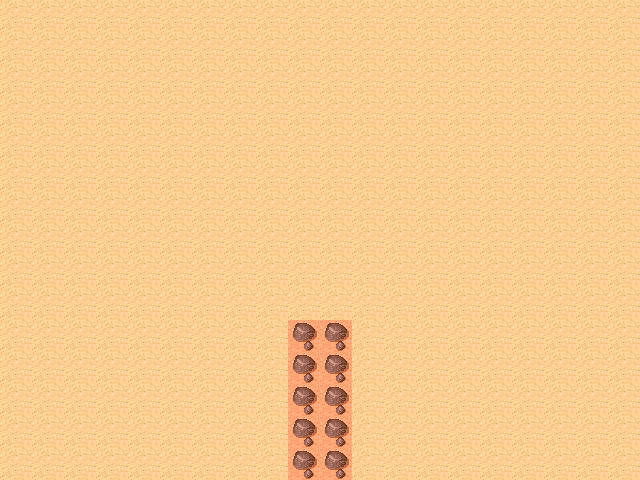

Tiled map render using the project's own tile images. Description and the map definition, with tile-layer contents summarised, below:
An orthogonal 20x15 tile map with 32x32 px tiles, 2 tile layers (Background, Obstacles), 2 tilesets and 8 objects (6x item, player, enemy).

<map version="1.0" orientation="orthogonal" width="20" height="15" tilewidth="32" tileheight="32">
 <tileset firstgid="1" name="tmw_desert_spacing" tilewidth="32" tileheight="32" spacing="1" margin="1">
  <image source="tmw_desert_spacing.png" width="265" height="199" />
 </tileset>
 <tileset firstgid="49" name="meta_tiles" tilewidth="32" tileheight="32" spacing="1" margin="1">
  <image source="meta_tiles.png" width="67" height="34" />
  <tile id="0">
   <properties>
    <property name="Collidable" value="True" />
   </properties>
  </tile>
  <tile id="1">
   <properties>
    <property name="Collectable" value="True" />
   </properties>
  </tile>
 </tileset>
 <layer name="Background" width="20" height="15">
  <data>[300 cells, 300 non-empty, 2 distinct tile ids]</data>
 </layer>
 <objectgroup name="Objects" width="20" height="15">
  <object name="player" x="140" y="454" />
  <object name="enemy" x="522" y="445" />
 </objectgroup>
 <layer name="Obstacles" width="20" height="15">
  <data>[300 cells, 10 non-empty, 1 distinct tile ids]</data>
 </layer>
 <objectgroup name="Items" width="20" height="15">
  <object name="item" x="385" y="167">
   <properties>
    <property name="class" value="1" />
   </properties>
  </object>
  <object name="item" x="473" y="209">
   <properties>
    <property name="class" value="2" />
   </properties>
  </object>
  <object name="item" x="111" y="246">
   <properties>
    <property name="class" value="1" />
   </properties>
  </object>
  <object name="item" x="187" y="132">
   <properties>
    <property name="class" value="1" />
   </properties>
  </object>
  <object name="item" x="394" y="70">
   <properties>
    <property name="class" value="2" />
   </properties>
  </object>
  <object name="item" x="289" y="83">
   <properties>
    <property name="class" value="2" />
   </properties>
  </object>
 </objectgroup>
</map>
